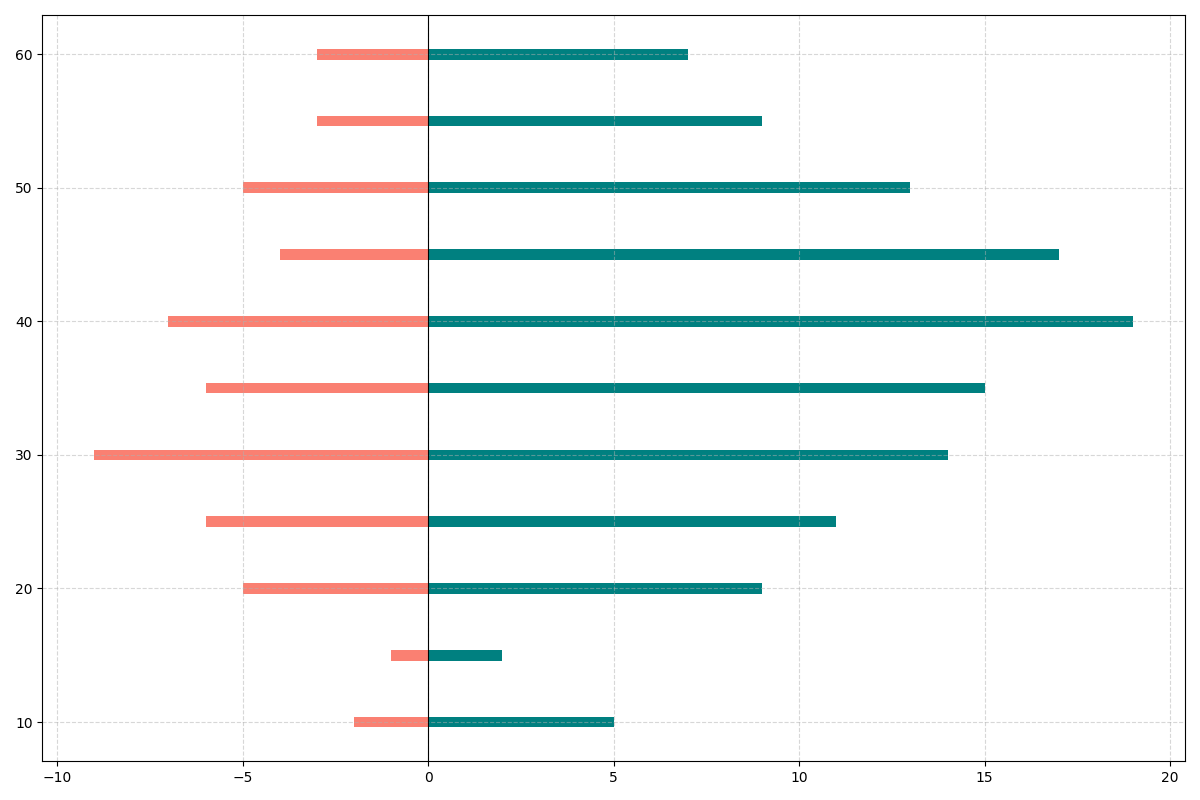

Source code (Python):
import matplotlib.pyplot as plt
import numpy as np

# Data: Age groups (in years), Number of Ads Seen, Number of Products Purchased
age_groups = np.array([10, 15, 20, 25, 30, 35, 40, 45, 50, 55, 60])
ads_seen = np.array([5, 2, 9, 11, 14, 15, 19, 17, 13, 9, 7])  # Manually altered values and shuffled 
products_purchased = np.array([2, 1, 5, 6, 9, 6, 7, 4, 5, 3, 3])  # Manually altered values and shuffled

fig, ax = plt.subplots(figsize=(12, 8))

ax.barh(age_groups, ads_seen, color='teal')
ax.barh(age_groups, -products_purchased, color='salmon')

ax.grid(visible=True, linestyle='--', alpha=0.5)
ax.axvline(0, color='black', linewidth=0.8)

plt.tight_layout()
plt.show()
